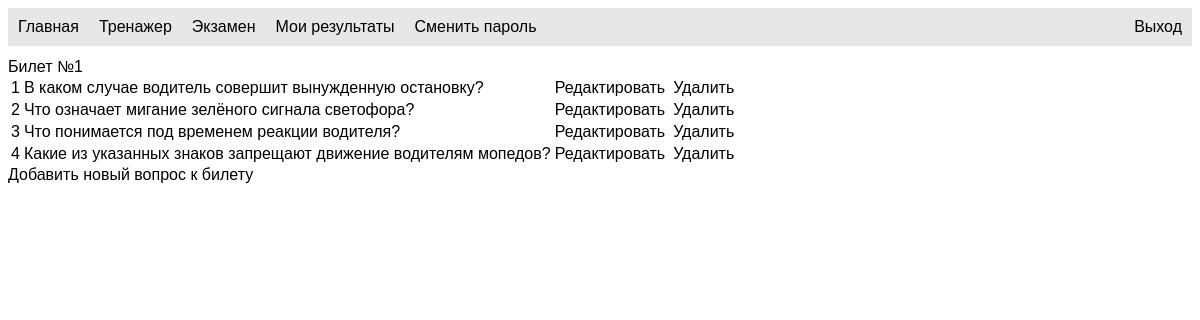
Screenshot of /questions.php?tkt_id=1 with the database file from the repository.
### tables this page shows
CREATE TABLE `questions` (
  `q_id` int(11) UNSIGNED NOT NULL,
  `tkt_id` int(11) NOT NULL,
  `tp_id` int(11) NOT NULL DEFAULT '27',
  `task` text NOT NULL,
  `true_ans` int(11) NOT NULL,
  `ans1` text NOT NULL,
  `ans2` text NOT NULL,
  `ans3` text,
  `ans4` text,
  `ans5` text,
  `description` text
);

### questions_query.php (called while the page is built, shortened)
<?php
function getQuestionsByTicket($db, $tkt_id)
{
    $sql = "SELECT q_id, task FROM questions WHERE questions.tkt_id = $tkt_id";
    $result = array();
    $stmt = $db->prepare($sql);
    $stmt->execute();
    while ($row = $stmt->fetch(PDO::FETCH_ASSOC)) {
        $result[$row['q_id']] = $row;
    }
    return $result;
}
?>

### questions.php (the view, shortened to what this page needs)
<?php include('header.php');
?>
<!DOCTYPE html>
<html lang="ru">
<head>
    <link rel="stylesheet" type="text/css" href="style.css">
    </head>
<bode>
<?php
    include 'api.php';
    include 'questions_query.php';
    $tkt_id = $_GET['tkt_id'];
    $que = getQuestionsByTicket($db, $tkt_id);
    echo "Билет №$tkt_id";
?>
<table>
    <?php $n=0;
    foreach ($que as $result){?>
    <tr>
        <td><?php $n++; echo $n?></td>
        <td><?php echo $result['task']?></td>
        <td><?php echo "<a href=\"qedit.php?tkt_id=$tkt_id&q_id=", $result['q_id'], "&n=$n\">Редактировать</a>" ?><td>
        <td><?php echo "<a href=\"qdelete.php?q_id=", $result['q_id'],"\">Удалить</a>" ?><td>
    </tr>
    <?php } ?>
</table>
<?php $n++;
echo "<a href=\"newquestion.php?tkt_id=$tkt_id&n=$n\">Добавить новый вопрос к билету</a>" ?>
</body>
</html>

### style.css (style rules this page uses)
a { text-decoration: none; color: #000000; }

### rows the page displays
questions: task "В каком случае водитель совершит вынужденную остановку?"
questions: task "Что означает мигание зелёного сигнала светофора?"
questions: task "Что понимается под временем реакции водителя?"
questions: task "Какие из указанных знаков запрещают движение водителям мопедов?"

### other values shown
$tkt_id "1"
